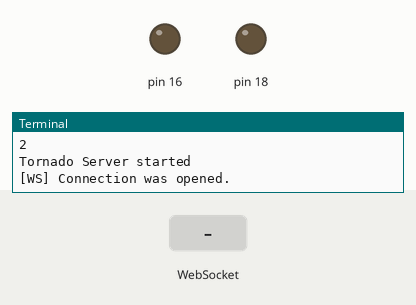
A program run on a simulated Raspberry Pi (header pin numbers). Shown: output pins drawn as LEDs (lit = HIGH), the last lines printed to the terminal. Inputs (shaded band) come from the test bench. A WebSocket client connects 1 s after the server starts.

Above: at 1.2 s.
1.3 s: WebSocket message "on_g" arrives
At 1.6 s:
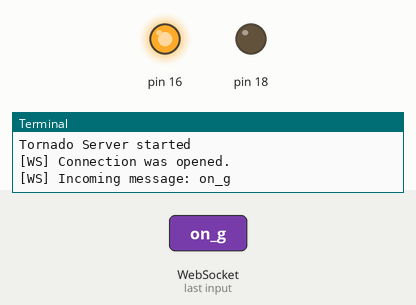
2.8 s: WebSocket message "on_r" arrives
At 4.0 s:
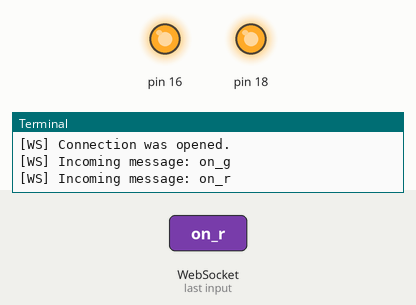
4.3 s: WebSocket message "off_g" arrives
At 5.1 s:
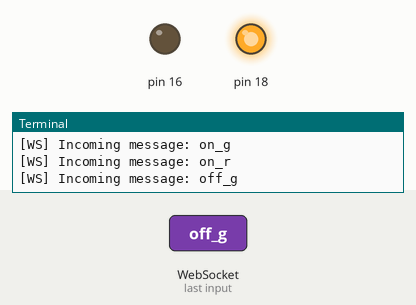
Timing chart, 0 to 7.3 s (numbered marks = the images above; inputs shaded):
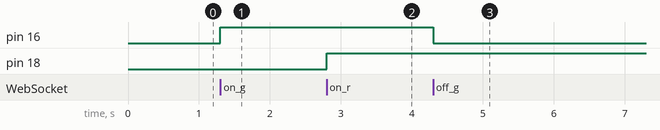

The program:

server.py
```python
#! /usr/bin/python

import os.path
import tornado.httpserver
import tornado.websocket
import tornado.ioloop
import tornado.web
import RPi.GPIO as GPIO

#Initialize Raspberry PI GPIO
GPIO.setmode(GPIO.BOARD)
GPIO.setup(16, GPIO.OUT)
GPIO.setup(18, GPIO.OUT)

#Tornado Folder Paths
settings = dict(
	template_path = os.path.join(os.path.dirname('index.html'), "templates"),
	static_path = os.path.join(os.path.dirname('ws-client.js'), "static")
	)

#Tonado server port
#PORT = 80


class MainHandler(tornado.web.RequestHandler):
  def get(self):
     print "[HTTP](MainHandler) User Connected."
     self.render("index.html")


class WSHandler(tornado.websocket.WebSocketHandler):
  connections = set()

  def open(self):
    self.connections.add(self)
    print '[WS] Connection was opened.'

  def on_message(self, message):
    [con.write_message(message) for con in self.connections]
    print '[WS] Incoming message:', message
    if message == "on_g":
      GPIO.output(16, True)
    if message == "off_g":
      GPIO.output(16, False)
    if message == "on_r":
      GPIO.output(18, True)
    if message == "off_r":
      GPIO.output(18, False)

  def on_close(self):
    print '[WS] Connection was closed.'
    self.connections.discard(self)
    print self.connections


application = tornado.web.Application([
  (r'/', MainHandler),
  (r'/ws', WSHandler),
  ], **settings)


if __name__ == "__main__":
    try:
        http_server = tornado.httpserver.HTTPServer(application)
	print('1')
        http_server.listen(5000)
	print('2')
        main_loop = tornado.ioloop.IOLoop.instance()

        print "Tornado Server started"
        main_loop.start()

    except:
        print "Exception triggered - Tornado Server stopped."
        GPIO.cleanup()

#End of Program
```

Measured:
- after the input at 1.3 s, pin 16: LOW → HIGH at once
- after the input at 2.8 s, pin 18: LOW → HIGH at once
- after the input at 4.3 s, pin 16: HIGH → LOW at once
